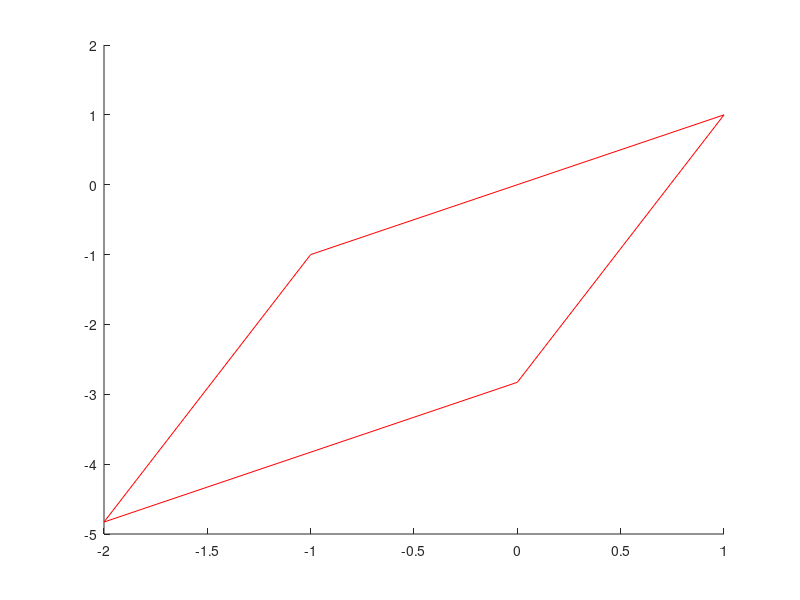

Here is the MATLAB script that generated this plot:
% Jan Lao
% May 2021
% ValeroLab - ValeroArm
% % 2 Joint, 2 link planar system
% Creating Polytope using Francisco's textbook matlab script
clc; clear all; close all;
tic

%% Initialize your link parameters
q = [0.7854,0.7854]; % Radians
l = [1,1]; % length of link
num_joints = numel(q); % k
num_muscles = num_joints+1;
maxmotorforce = 1;
Rq = [-1,-1,1; -1,1,1]; % Optimal Moment arm matrix set
 
%% Limb Kinematics
% for planar limbs, we can remove alpha and define forward kinematic model
% to only consider displacements
Gq = [l(1)*cos(q(1))+l(2)*cos(q(1)+q(2)); 
    l(1)*sin(q(1))+l(2)*sin(q(1)+q(2))]; %endpoints
 
% All permutations of Jacobian
J = [-l(2)*sin(q(1)+q(2))-l(1)*sin(q(1)), -l(2)*sin(q(1)+q(2)); 
    l(2)*cos(q(1)+q(2))+l(1)*cos(q(1)), l(2)*cos(q(1)+q(2))];
J_inv = inv(J);
J_invT = transpose(J_inv);
 
%% Limb Mechanics
% f0(q,qdot)
f0diag = [maxmotorforce, maxmotorforce, maxmotorforce];
f0 = diag(f0diag);
 
% H Matrix
H = J_invT*Rq*f0;
%H= rand(2,3)*2-1;

%% Polytope

vertices = [0 0;1 0; 0 1 ; 1 1];
new = [0 1];
num_muscles = num_muscles-1;
for n=2:num_muscles
    temp2 = [];
    for i=1:length(vertices')
        row =  vertices(i,:);
        temp1 = [0 row;
             1 row];
                 temp2 = [temp2;temp1];
    end
    vertices = temp2;
end
vertices = sortrows(vertices);
count = length(vertices');

H2= H(1:2,1:3);

% 2D case
% multiply each vertex by the matrix H
Y=[];
for i=1:count
    Y= [Y;(H2*vertices(i,:)')'];
end

% Find the convex hull
K = convhull(Y);

% plot all points and the convex hull.
figure(2)
hold on
plot(Y(K,1),Y(K,2),'r-')
toc